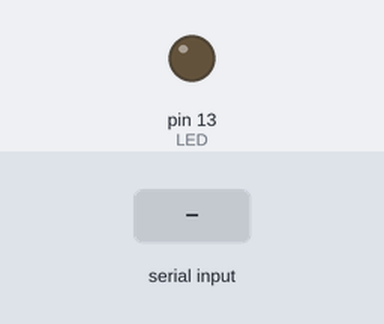
A sketch run on a simulated Arduino Uno, built with avr-gcc and run on an emulated ATmega328P. Shown: output pins drawn as LEDs (lit = HIGH). Inputs (shaded band) come from the test bench.

Above: at 1.2 s.
1.3 s: "1" received over Serial
At 1.6 s:
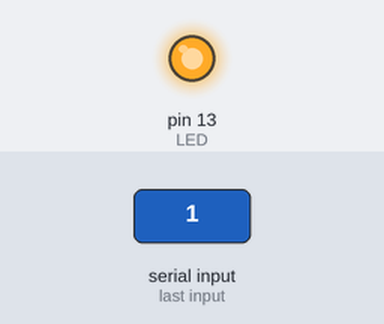
Timing chart, 0 to 4.3 s (numbered marks = the images above; inputs shaded):
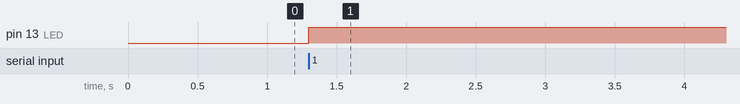

The sketch:

arduinoCode.ino
```cpp
const int LED = 13;

void setup() {
  Serial.begin(9600);
  pinMode(LED, OUTPUT);
}

void loop() {
  if (Serial.available() > 0) {
  	int cmd = Serial.read();
  	if (cmd == 0) {
  		digitalWrite(LED, LOW);
  	}
  	else {
  		digitalWrite(LED, HIGH);
  	}
  }
}
```

Measured:
- after the input at 1.3 s, pin 13 (LED): LOW → HIGH at once
